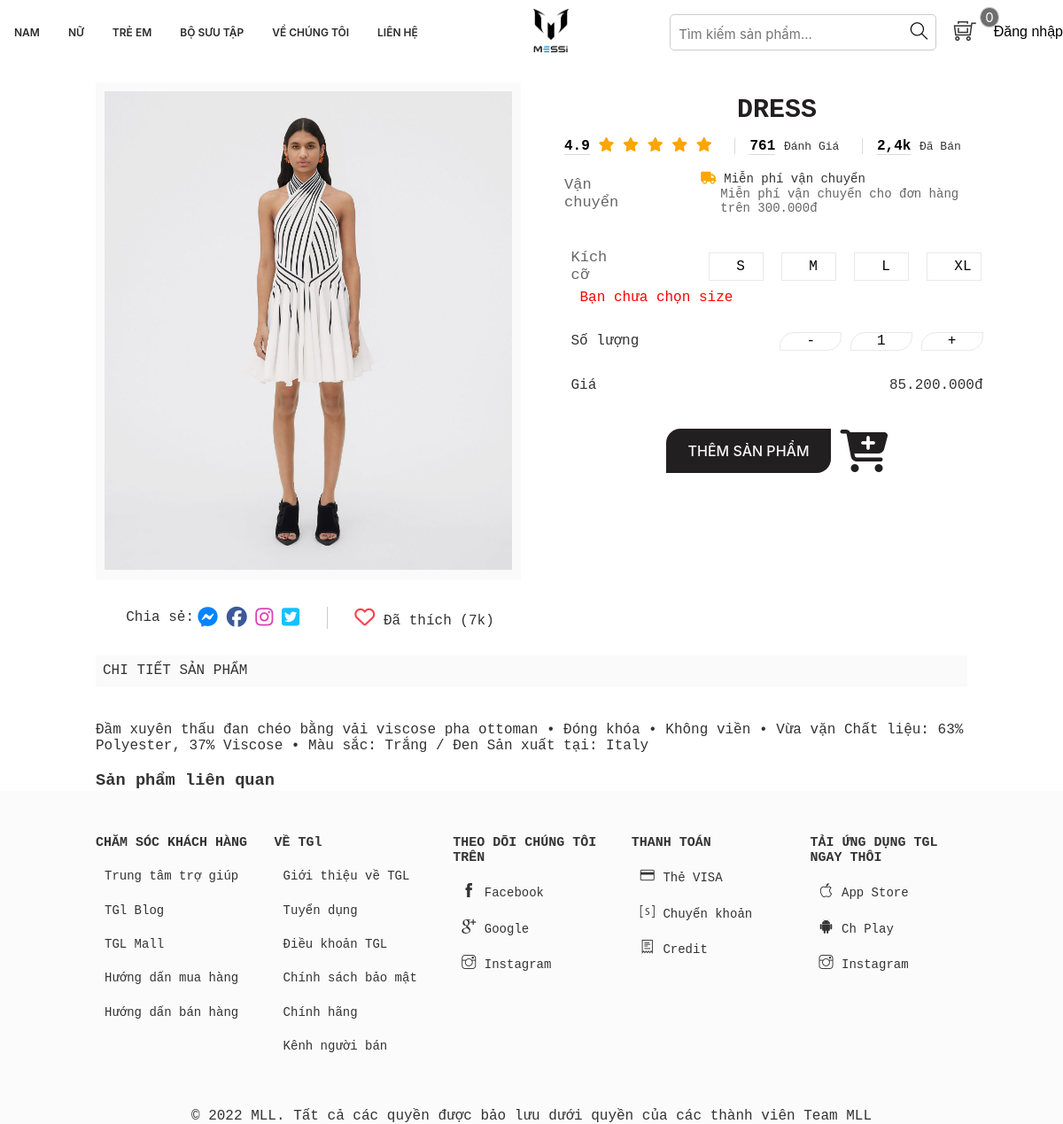
Screenshot of /chitietsanpham.php?productId=70 with the database file from the repository.
### tables this page shows
CREATE TABLE `tbl_product` (
  `productId` int(100) NOT NULL,
  `productName` tinytext NOT NULL,
  `catId` int(110) NOT NULL,
  `brandId` int(110) NOT NULL,
  `product_desc` text NOT NULL,
  `type` int(11) NOT NULL,
  `price` varchar(255) NOT NULL,
  `image` varchar(255) NOT NULL,
  `typeProductId` int(100) NOT NULL
);

### classses/product.php (called while the page is built, shortened)
<?php
$filepath = realpath(dirname(__FILE__));
include_once($filepath . '/../lib/database.php');
?>
<?php
class product
{
    private $db;
    public function __construct()
    {
        $this->db = new Database();
    }
    public function getProduct_Details($id)
    {
        $query = "SELECT pd.* , cat.catName , br.brandName
            FROM tbl_product AS pd INNER JOIN category AS cat ON pd.catId=cat.catId
            INNER JOIN tbl_brand AS br ON pd.brandId=br.brandId
            WHERE pd.productId = '$id'";
        $result = $this->db->select($query);
        return $result;
    }
}
?>

### lib/database.php (called while the page is built, shortened)
<?php
    Class Database{
        public $host   = DB_HOST;
        public $user   = DB_USER;
        public $pass   = DB_PASS;
        public $dbname = DB_NAME;
        public $link;
        private function connectDB(){
        $this->link = new mysqli($this->host, $this->user, $this->pass,
            $this->dbname);
        }
        public function select($query){
            $result = $this->link->query($query) or
            die($this->link->error.__LINE__);
            if($result->num_rows > 0){
                return $result;
            } else {
                return false;
            }
        }
}

### inc/handle.php (called while the page is built, shortened)
<?php
    include_once 'lib/database.php';
	$product = new product();
?>

### chitietsanpham.php (the view, shortened to what this page needs)
<?php include './inc/handle.php' ?>
<!DOCTYPE html>
<html lang="en">
<head>
    <link rel="stylesheet" href="assets/css/chitietsp.css">
    <link rel="stylesheet" href="assets/css/grid.css">
    <link rel="stylesheet" href="assets/css/base.css">
    <link rel="stylesheet" href="assets/css/main.css">
    <link rel="stylesheet" href="assets/font/themify-icons/themify-icons.css">
    <link rel="stylesheet" href="https://pro.fontawesome.com/releases/v5.10.0/css/all.css" />
    <link rel="stylesheet" href="/assets/font/fontawesome-free-5.15.4-web/css/all.min.css">
    <link rel="stylesheet" href="https://cdnjs.cloudflare.com/ajax/libs/normalize/8.0.1/normalize.min.css">
</head>
<?php
if (!isset($_GET['productId']) || $_GET['productId'] == NULL) {
} else {
    $id = $_GET['productId'];
}
?>
<body>
    <div class="grid">
        <section class="app">
            <?php include 'inc/header.php' ?>
        </section>
    </div>
    <div class="PC">
        <div class="grid wide">
            <?php
            $get_productDetails = $product->getProduct_Details($id);
            if ($get_productDetails) {
                while ($result_Details = $get_productDetails->fetch_assoc()) {
            ?>
                    <div class="app_details">
                        <div class="row">
                            <div class="col l-6 " style="font-family: var(--font-family-monospace);">
                                <div class="app_details-img">
                                    <img src="./admin/upload/<?php echo $result_Details['image'] ?>" alt="" class="content-img">
                                </div>
                                <div>
                                    <div class="app_details-item">
                                        <div class="app_details-item-1">
                                            <span>Chia sẻ:</span>
                                            <span class="app_details-item-app">
                                                <i class="fab fa-facebook-messenger"></i>
                                                <i class="fab fa-facebook"></i>
                                                <i class="fab fa-instagram"></i>
                                                <i class="fab fa-twitter-square"></i>
                                            </span>
                                        </div>
                                        <div class="app_details-item-2">
                                            <i class="far fa-heart"></i>
                                            <span>Đã thích (7k)</span>
                                        </div>
                                    </div>
                                </div>
                            </div>
                            <div class="col l-6">
                                <div class="home-product-icon">
                                    <h3 class="home-product-item__line"><?php echo $result_Details['productName'] ?></h3>
                                    <div class="home-product-item__sales">
                                        <span class="home-product-item__sales-star">
                                            <span class="home-product-item__time ">4.9</span>
                                            <i class="fas fa-star"></i>
                                            <i class="fas fa-star"></i>
                                            <i class="fas fa-star"></i>
                                            <i class="fas fa-star"></i>
                                            <i class="fas fa-star"></i>
                                        </span>
                                        <span class="home-product-item__time ">761</span>
                                        <span class="home-product-item__click ">Đánh Giá</span>
                                        <span class="home-product-item__time ">2,4k</span>
                                        <span class="home-product-item__click">Đã Bán</span>
                                    </div>
                                    <div class="home-product-item__ship">
                                        <span class="home-product-item__ship-title">Vận chuyển</span>
                                        <div class="home-product-item__ship-with">
                                            <p class="home-product-item__ship-content">
                                                <i class="fas fa-truck"></i>
                                                Miễn phí vận chuyển
                                            </p>
                                            <p class="home-product-item__ship-canle">Miễn phí vận chuyển cho đơn hàng trên 300.000đ</p>
                                        </div>
                                    </div>
                                    <div class="all-form-controls">
                                        <form action="" method="post">
                                            <div class="home-product-item-size">
                                                <span>Kích cỡ</span>
                                                <div class="home-product-item-size_input">
                                                    <input type="button" class="btn_size" name="" value="S">
                                                    <input type="button" class="btn_size" name="" value="M">
                                                    <input type="button" class="btn_size" name="" value="L">
                                                    <input type="button" class="btn_size" name="" value="XL">
                                                </div>
                                            </div>
                                            <div>
                                                <p id="checkSize" style="color:red; margin-left:10px;"></p>
                                            </div>
                                            <div class="buy_now">
                                                <span>Số lượng</span>
                                                <div class="home-product-item-size_quantity">
                                                    <input type="button" class="btn_quantity" value="-" onclick="down()">
                                                    <input type="text" id="input_quantity" value="1" name="quantity">
                                                    <input type="button" class="btn_quantity" value="+" onclick="up()">
                                                </div>
                                            </div>
                                            <div class="price-product">
                                                <span>Giá</span>
                                                <span><?php echo number_format($result_Details['price'], 0, ',', '.') . "" . "đ"  ?></span>
                                            </div>
                                            <div style="text-align: center;/* display: flex; */margin: 40px;align-items: center;/* justify-content: stretch; */display: flex;justify-content: center;">
                                                <input type="submit" name="submit" value="Thêm sản phẩm" class="btn--primary"><i class="fas fa-cart-plus" style="margin-left:10px; font-size:48px;"></i></input>
                                            </div>
                                        </form>
                                    </div>
                                </div>
                            </div>
                        </div>
                    </div>
                    <div class="app_content">
                        <div class="home-title">
                            <h4 class="home-title-all">CHI TIẾT SẢN PHẨM</h4>
                            <span><?php echo $result_Details['product_desc'] ?></span>
                        </div>
                    </div>
            <?php
                }
            }
            ?>
            <div>
                <h3>Sản phẩm liên quan</h1>
            </div>
        </div>
    </div>
    <?php include './inc/footer.php' ?>
</body>
</html>

### assets/css/chitietsp.css (style rules this page uses)
:root { --font-family-sans-serif: -apple-system, BlinkMacSystemFont, "Segoe UI", Roboto, "Helvetica Neue", Arial, "Noto Sans", "Liberation Sans", sans-serif, "Apple Color Emoji", "Segoe UI Emoji", "Segoe UI Symbol", "Noto Color Emoji"; --font-family-monospace: SFMono-Regular, Menlo, Monaco, Consolas, "Liberation Mono", "Courier New", monospace; }
* { margin: 0; padding: 0; box-sizing: border-box; }
html { background-color: #fff; }
body { color: #333; font-size: 16px; }
.app_details { margin: 20px 0; background-color: white; border-radius: 3px; }
.app_details-img { background-color: #fafafa; display: flex; justify-content: center; }
.content-img { object-fit: fill; width: 100%; padding: 10px; }
.app_details-item { margin-top: 30px; display: flex; justify-content: space-evenly; align-items: center; }
.app_details-item-1 { border-right: 1px solid #ccc; display: flex; align-items: center; }
.app_details-item-1 span { margin-left: 4px; }
.fa-facebook-messenger { color: #0384ff; font-size: 23px; }
.fa-facebook { color: #3b5999; font-size: 23px; }
.fa-instagram { color: #dd3fb6; font-size: 23px; }
.fa-twitter-square { padding-right: 31px; color: #10c2ff; font-size: 23px; }
.fa-heart { color: #ff424f; font-size: 23px; }
.home-product-icon { margin: 0 25px; width: 100%; }
.home-product-item__line { margin: 15px 0; text-align: center; font-weight: 600; font-size: 30px; line-height: 32px; color: #221f20; text-transform: uppercase; }
.home-product-item__sales-star { color: orange; }
.home-product-item__time { font-weight: 600; color: black; border-bottom: 1px solid #dbdbdb; }
.home-product-item__click { font-weight: 200; font-size: 13px; }
.home-product-item__ship { display: flex; margin-top: 20px; align-items: center; }
.home-product-item__ship-title { font-size: 17px; color: #666; }
.home-product-item__ship-with { margin-left: 73px; }
.home-product-item__ship-canle { margin-left: 22px; font-size: 14px; color: #666; }
.home-product-item__ship-content { font-weight: 400; font-size: 14px; }
.home-product-item-size { display: flex; margin-top: 20px; align-items: center; justify-content: space-between; }
.buy_now { display: flex; align-items: center; justify-content: space-between; }
.home-product-item-size span { font-size: 17px; color: #666; padding-right: 105px; }
.fas.fa-truck { color: orange; }
.all-form-controls { margin: 32px 7.5px; }
.btn--primary { padding: 12px 24px; border-radius: 16px 0px; font-size: 16px; line-height: 24px; background-color: #221f20; color: #f7f8f9; border: 1px solid transparent; text-transform: uppercase; font-family: var(--font-family-sans-serif); font-weight: 500; }
.fas.fa-cart-plus { color: #221f20; }
.app_content { background-color: white; padding: 20px; margin: 10px 0; }
.home-title-all, .home-title-edit-social, .home-title-insurence__social { width: 100%; height: auto; background-color: #fafafa; padding: 8px; font-weight: 500; font-size: 16px; margin-bottom: 40px; }
.home-product-item-size_input { display: flex; align-items: center; }
.home-product-item-size_input input { padding: 3px 30px; border: 1px solid; background: white; width: 48px; height: 32px; display: flex; justify-content: center; align-items: center; border: 1px solid #e7e8e9; margin: 10px; }
.home-product-item-size_quantity { padding: 30px 0; }
.home-product-item-size_quantity input { text-align: center; border: 1px solid #e7e8e9; background: white; text-align: center; width: 70px; border-radius: 16px 0px; }
.price-product { justify-content: space-between; display: flex; }

### assets/css/base.css (style rules this page uses)
:root { --font-family-sans-serif: -apple-system, BlinkMacSystemFont, "Segoe UI", Roboto, "Helvetica Neue", Arial, "Noto Sans", "Liberation Sans", sans-serif, "Apple Color Emoji", "Segoe UI Emoji", "Segoe UI Symbol", "Noto Color Emoji"; --font-family-monospace: SFMono-Regular, Menlo, Monaco, Consolas, "Liberation Mono", "Courier New", monospace; }
.PC { font-family: var(--font-family-monospace); }
.app_content { padding: 10px 0; }

### rows the page displays
tbl_product: image (picture), productName "DRESS", price "85.200.000", product_desc "Đầm xuyên thấu đan chéo bằng vải viscose pha ottoman • Đóng khóa • Không viền • Vừa vặn Chất liệu: 63% Polyester, 37% Viscose • Màu sắc: Trắng / Đen Sản xuất tại: Italy"
